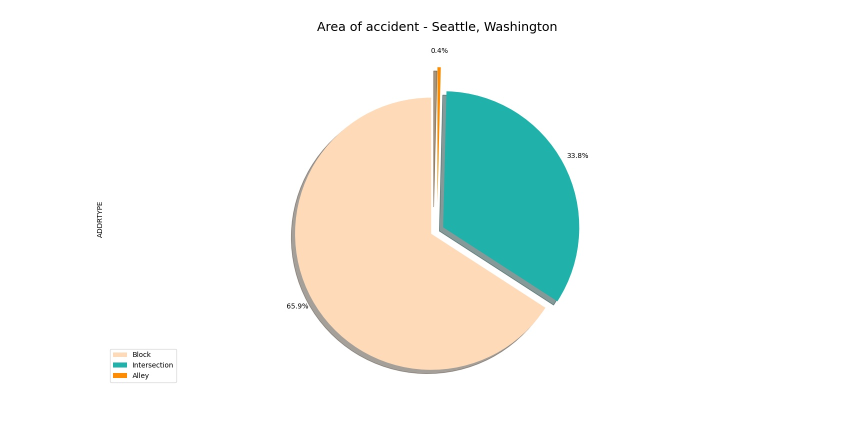
#> input picture 111-Coursera_Capstone-master/KODLAR/Images/Area of accident.jpeg, 1707 x 867 px (shown at 1/2 size)
$ python -i transform.py   (imports and definitions only)
#> lines starting #> are read from the running program, lines starting #| are printed output that depends on the picture; after the words box and inside, x2 and y2 are one past the last pixel; in counts of white or black regions, pixels touching at a corner belong together
#> further down, picture is the input picture: shape (867, 1707, 3); mean B, G, R 241.3, 245.4, 241.4
from skimage.draw import line
import cv2
import matplotlib.pyplot as plt
import matplotlib.lines as mlines
import matplotlib.pyplot as plt
from skimage.io import imread, imshow
import numpy as np
import matplotlib.pyplot as plt

# [15 lines left out: function get_lines_intersection, not called in this run]

def hough_windowed_rectangle(img, num_rhos=None, num_thetas=None, threshold=None):
    """[summary]

    Args:
        img ([numpy array]): [the original BGR image]
        num_rhos ([int], optional):
            Specifies the number of rhos in the hough space
            which determines the delta_rho, which is the smallest
            increment between two conseuctive rhos. The larger
            num_rhos the more resolution the hough space will have of rhos

            Defaults to None.
        num_thetas ([int], optional):
            Specifies the number of thetas in the hough space
            which determines the delta_theta, which is the smallest
            increment between two conseuctive thetas. The larger
            num_thetas the more resolution the hough space will have of thetas
            Defaults to None.
        threshold ([int], optional):
            The value of the local maxima in the hough space from which it can be
            inferred that a line is detected. The higher the less sensitive
            the detection is.
            Defaults to None.

    Returns:
        [type]: [description]
    """
    img_ = cv2.medianBlur(img, 7)
    img_ = cv2.GaussianBlur(img_, (7, 7), 0)
    img_ = cv2.bilateralFilter(img_, 9, 75, 75)
    edge_image = cv2.Canny(img, 160, 1100)
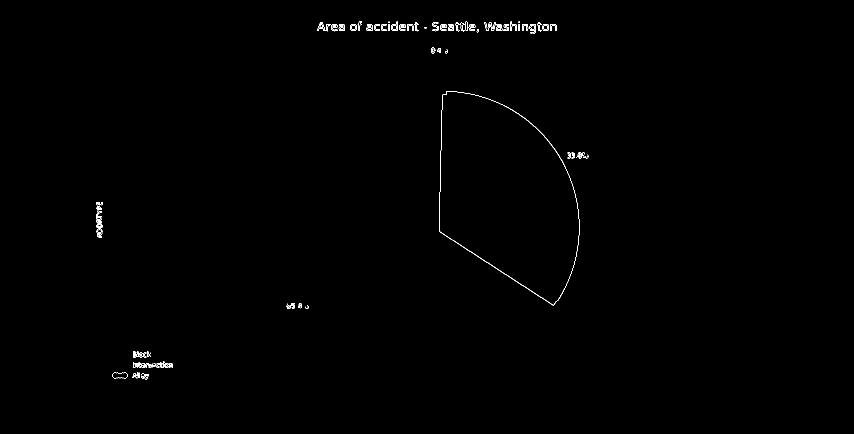
#> edge_image: shape (867, 1707) (shown at 1/2 size); 0.33% white in thin lines or dots, all inside (x1, y1, x2, y2) = (193, 42, 1177, 760)
    WIDTH, HEIGHT = edge_image.shape[0], edge_image.shape[1]
#> WIDTH = 867; HEIGHT = 1707

    if num_rhos is None:
        num_rhos = int((WIDTH + HEIGHT)/2)
#> num_rhos = 1287
    if num_thetas is None:
        num_thetas = int((WIDTH + HEIGHT)/2)
#> num_thetas = 1287
    if threshold is None:
        threshold = int((WIDTH + HEIGHT)*0.157)
#> threshold = 404

    # get diameter of the image = longest line to exist
    d = np.sqrt(WIDTH**2 + HEIGHT**2)
#> d = 1914.6

    delta_th = 180/num_thetas
#> delta_th = 0.14
    delta_rho = (2*d)/num_rhos
#> delta_rho = 2.98

    thetas = np.arange(0, 180, step=delta_th)
#> thetas = 1287 values from 0 to 179.9
    rhos = np.arange(-d, d, step=delta_rho)
#> rhos = 1287 values from -1914.6 to 1911.6

    cos_thetas = np.cos(np.deg2rad(thetas))
    sin_thetas = np.sin(np.deg2rad(thetas))

    edges_x_y = np.argwhere(edge_image != 0)
#> edges_x_y = 4940 pairs, first value 42 to 759, second value 193 to 1176
    # shift x, y to be from -d to d
    edges_x_y = edges_x_y - np.array([[HEIGHT/2, WIDTH/2]])
#> edges_x_y = 4940 pairs, first value -811.5 to -94.5, second value -240.5 to 742.5

    #calculate valid rho values given edges x,y and the thetas domain
    rho_values = np.matmul(edges_x_y, np.array([sin_thetas, cos_thetas]))
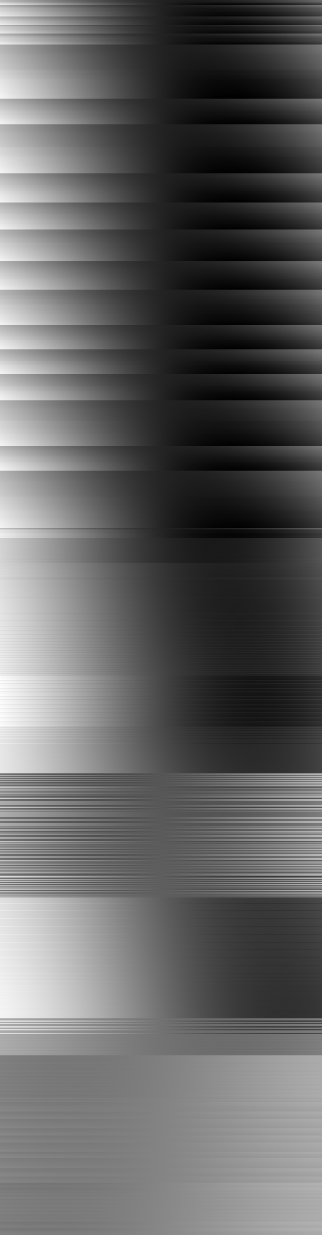
#> rho_values: shape (4940, 1287) float64 (shown at 1/4 size); min -1052.5, max 742.5, mean -355.1; drawn with min black and max white

    # build accumulator space using histogram2d
    accumulator, theta_vals, rho_vals = np.histogram2d(
        np.tile(thetas, rho_values.shape[0]),
        rho_values.ravel(),
        bins=[thetas, rhos]
    )
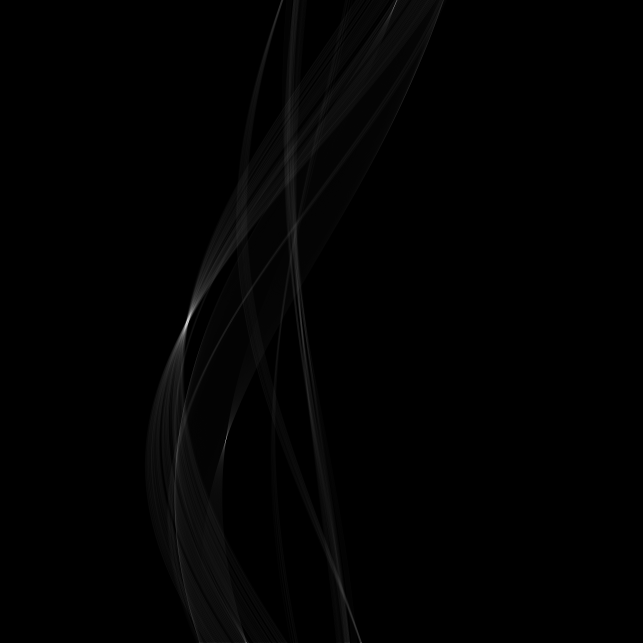
#> accumulator: shape (1286, 1286) float64 (shown at 1/2 size); min 0, max 476, mean 3.8; drawn with min black and max white
#> theta_vals = 1287 values from 0 to 179.9; rho_vals = 1287 values from -1914.6 to 1911.6

    accumulator = np.transpose(accumulator)
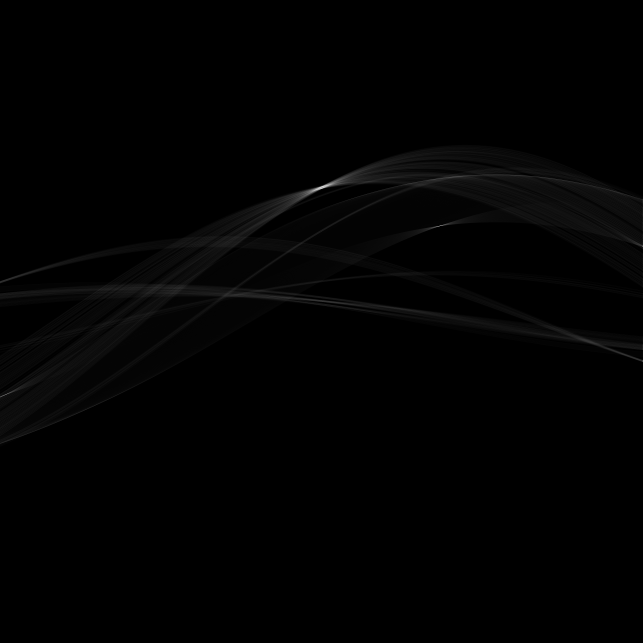
#> accumulator: shape (1286, 1286) float64 (shown at 1/2 size); min 0, max 476, mean 3.8; drawn with min black and max white
    lines = np.argwhere(accumulator > threshold)
#> lines = [[371, 652], [372, 645], [372, 646], [373, 642], [373, 643], [373, 644], [374, 641], [375, 646], [376, 644], [376, 645], [377, 641], [377, 642]]


    # set similarity threshold to lines so that only unique lines are kept
    lines_similarity_threshold = 0.05*(WIDTH+HEIGHT)/2
#> lines_similarity_threshold = 64.35
    # construct unique lines array
    unique_lines = []
    first = True
    for line in lines:
        if not first:
            th_prev = thetas[prev_line[1]] % 180
            th_curr = thetas[line[1]] % 180
            difference = np.abs(rhos[prev_line[0]] - rhos[line[0]])\
                +np.abs(th_curr - th_prev)
            if np.sum(difference) > lines_similarity_threshold:
                unique_lines.append(line)
        prev_line = line
        if first:
            unique_lines.append(line)
            first = False
#> this loop made 12 passes
#> (th_prev, th_curr, difference, prev_line) on passes 2 to 12: (91.19, 90.21, 3.95, [372, 645]), (90.21, 90.35, 0.14, [372, 646]), (90.35, 89.79, 3.53, [373, 642]), (89.79, 89.93, 0.14, [373, 643]), (89.93, 90.07, 0.14, [373, 644]), (90.07, 89.65, 3.39, [374, 641]), (89.65, 90.35, 3.67, [375, 646]), (90.35, 90.07, 3.25, [376, 644]), (90.07, 90.21, 0.14, [376, 645]), (90.21, 89.65, 3.53, [377, 641]), (89.65, 89.79, 0.14, [377, 642])
#> after the loop, first = False; unique_lines = [[371, 652]]
    unique_lines = np.array(unique_lines)
    rho_idxs, theta_idxs = unique_lines[:, 0], unique_lines[:, 1]
#> rho_idxs = [371]; theta_idxs = [652]
    H_rhos, H_thetas = rhos[rho_idxs], thetas[theta_idxs]
#> H_rhos = [-810.7]; H_thetas = [91.19]
    # every line is (rho, theta)
    # draw detected unique lines
    detected_lines_st_end_pts = []
    image_with_lines = img.copy()
    for line in unique_lines:
        y, x = line
        rho = rhos[y]
        theta = thetas[x]
        a = np.cos(np.deg2rad(theta))
        b = np.sin(np.deg2rad(theta))
        x0 = (a * rho) + WIDTH / 2
        y0 = (b * rho) + HEIGHT / 2
        x1 = int(x0 + WIDTH * (-b))
        y1 = int(y0 + WIDTH * (a))
        x2 = int(x0 - WIDTH * (-b))
        y2 = int(y0 - WIDTH * (a))
        detected_lines_st_end_pts.append([[x1, x2], [y1, y2]])
        image_with_lines = cv2.line(image_with_lines, (x1, y1), (x2, y2), (0, 0, 255), 3)
#> this loop made 1 pass
#> (y, x, rho, theta, a, b, x0, y0) on pass 1: (371, 652, -810.7, 91.19, -0.0207, 1, 450.3, 42.92)
#> pass 1, in hough_windowed_rectangle, `image_with_lines = cv2.line(image_with_lines, (x1, y1), (x2, y2), (0, ..`:
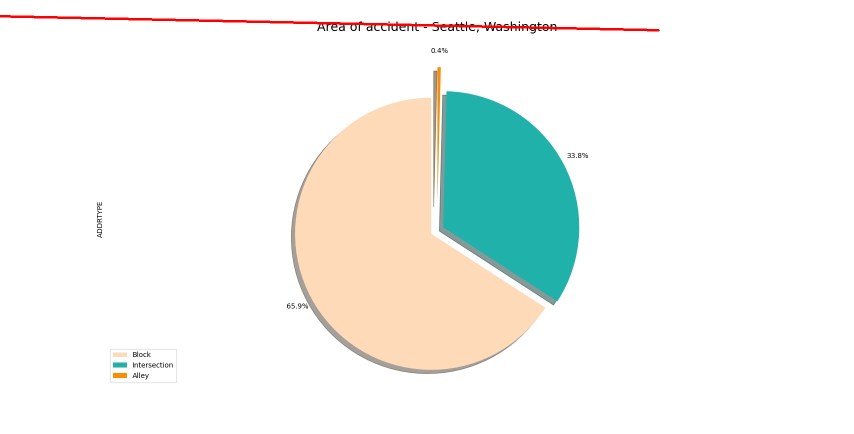
#> image_with_lines: shape (867, 1707, 3) (shown at 1/2 size); 0.45% of pixels changed, all inside (x1, y1, x2, y2) = (0, 30, 1320, 63)
#> after the loop, detected_lines_st_end_pts = [[[-416, 1317], [24, 60]]]

    # to detect rectangles, we need to find all pairs of parallel lines
    # then match parallel pair that are perpendicular to each other
    EPS_theta, EPS_alpha = 3, 3
    extended_peaks_P = []
    parallel_lines = []
    for i in range(len(unique_lines)-1):
        for j in np.arange(i+1, len(unique_lines)):
            rho_i, theta_i = rhos[unique_lines[i][0]], thetas[unique_lines[i][1]]
            rho_j, theta_j = rhos[unique_lines[j][0]], thetas[unique_lines[j][1]]
            delta_th = np.abs(theta_i - theta_j)
            delta_rho = np.abs(rho_i + rho_j)
            alpha = 0.5*(theta_i+theta_j)
            zeta = 0.5*(rho_i - rho_j)
            if delta_th < EPS_theta:
                extended_peaks_P.append((alpha, zeta))
                parallel_lines.append(([rho_i, theta_i], [rho_j, theta_j]))
#> this loop made 0 passes
#> after the loop, extended_peaks_P = []; parallel_lines = []

    rectangles = []
    for i in range(len(extended_peaks_P)-1):
        for j in np.arange(i+1, len(extended_peaks_P)):
            alpha_k, alpha_l = extended_peaks_P[i][0],  extended_peaks_P[j][0]

            if np.abs(np.abs(alpha_k-alpha_l)-90) < EPS_alpha:
                rectangles.append((parallel_lines[i], parallel_lines[j]))
#> after the loop, rectangles = []


    # get points of a rectangle
    area_threshold = 140000
    rectangles_boxes = []
    count = 1
    img_w_rectangles = img.copy()
    areas = []
    for rectangle in rectangles:
        # we want the intersections of the perpidecular lines only
        P1 = get_lines_intersection(rectangle[0][0],rectangle[1][0], WIDTH, HEIGHT)
        P2 = get_lines_intersection(rectangle[0][0],rectangle[1][1], WIDTH, HEIGHT)
        P3 = get_lines_intersection(rectangle[0][1],rectangle[1][0], WIDTH, HEIGHT)
        P4 = get_lines_intersection(rectangle[0][1],rectangle[1][1], WIDTH, HEIGHT)
        points = np.array([P1, P2, P3, P4])
        rect = cv2.minAreaRect(points)
        (width, height) = rect[1]
        area = width*height
        # convert rect to 4 points format
        box = cv2.boxPoints(rect)
        box = np.int0(box)
        #area_calc = np.abs( (P1[0]*P2[1]-P1[1]*P2[0]) + P2[0]*P3[1]-P2[1]*P3[0]+ P3[0]*P4[1]-P3[1]*P4[0])/2
        if area > area_threshold:
            img_w_rectangles = cv2.drawContours(img_w_rectangles, [box], 0, (0, 0, 255), 5)
            rectangles_boxes.append([box])
            print("Detected Rectangle", count, "width=", int(width), "height=", int(height))
            print("Corner points=\n", box)
            count +=1
            areas.append((width, height))
#> after the loop, areas = []; count = 1; rectangles_boxes = []
    print("Overall detected rectangles count = ", count-1)
#| Overall detected rectangles count =  0
    return edge_image, image_with_lines, img_w_rectangles, (rho_values, thetas),\
         (H_thetas, H_rhos), detected_lines_st_end_pts, rectangles_boxes, areas

# [64 lines left out: function hough_cricles, not called in this run]

>>> import cv2
>>> picture = cv2.imread('../../111-Coursera_Capstone-master/KODLAR/Images/Area of accident.jpeg')
>>> result = hough_windowed_rectangle(picture)
#> result = 8 items

$ run again, on 111-Coursera_Capstone-master/KODLAR/Images/Type of accidents.jpg
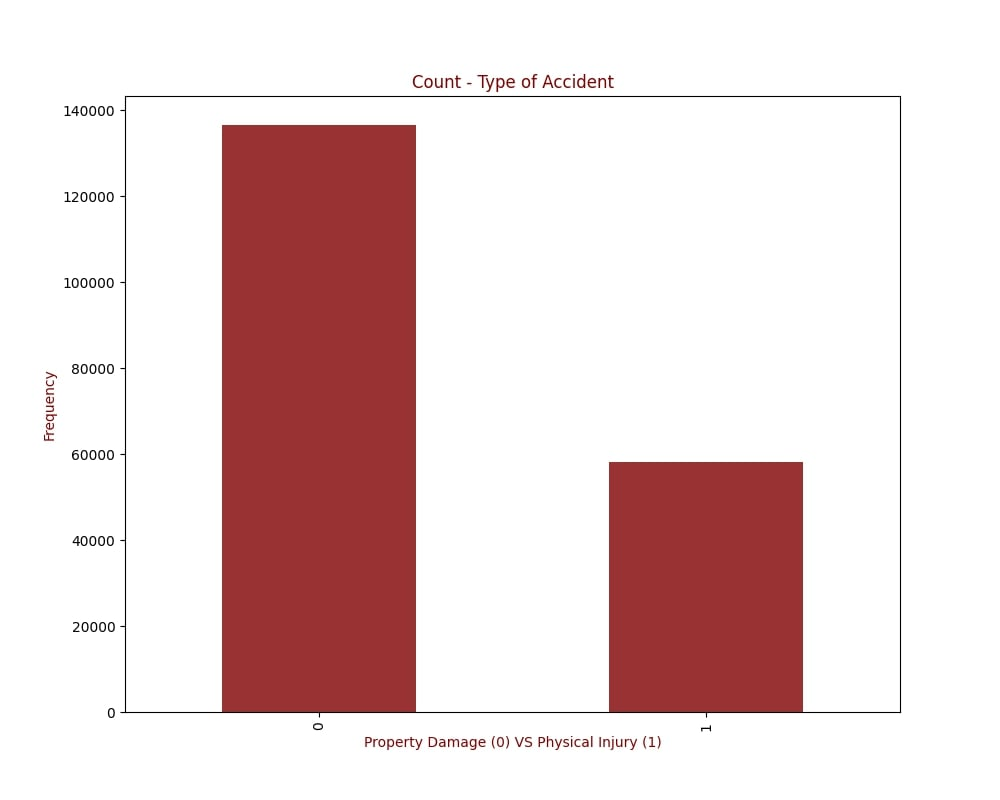
#> input picture 111-Coursera_Capstone-master/KODLAR/Images/Type of accidents.jpg, 1000 x 800 px
#> picture is the input picture: shape (800, 1000, 3); mean B, G, R 211.6, 211.5, 232.4
#> in hough_windowed_rectangle, `edge_image = cv2.Canny(img, 160, 1100)`:
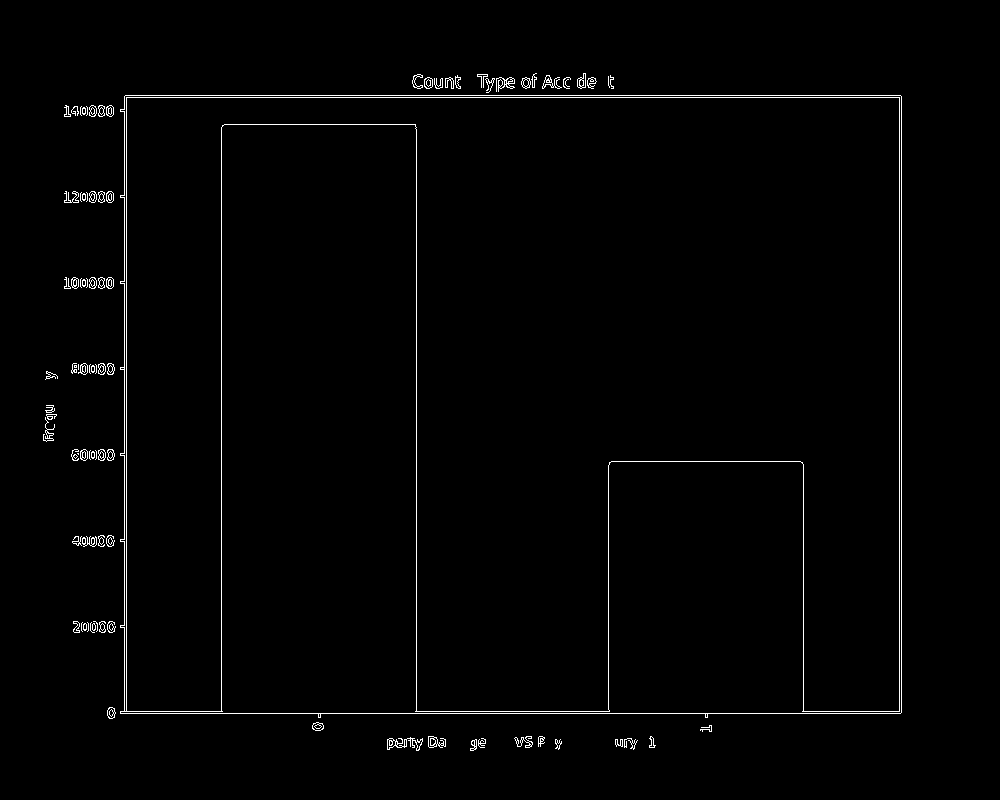
#> edge_image: shape (800, 1000); 1.3% white in thin lines or dots, all inside (x1, y1, x2, y2) = (43, 73, 902, 751)
#> in hough_windowed_rectangle, `edges_x_y = np.argwhere(edge_image != 0)`: edges_x_y = 10611 pairs, first value 73 to 750, second value 43 to 901
#> in hough_windowed_rectangle, `edges_x_y = edges_x_y - np.array([[HEIGHT/2, WIDTH/2]])`: edges_x_y = 10611 pairs, first value -427 to 250, second value -357 to 501
#> theta_vals = 900 values from 0 to 179.8; rho_vals = 900 values from -1280.6 to 1277.8
#> lines = 164 pairs, first value 272 to 626, second value 0 to 898
#> the loop in hough_windowed_rectangle, `for line in lines:` made 164 passes
#> (th_prev, th_curr, difference, prev_line) on passes 2 to 9: (179, 179, 2.85, [273, 895]), (179, 179.2, 0.2, [273, 896]), (179.2, 179.4, 0.2, [273, 897]), (179.4, 179.6, 0.2, [273, 898]), (179.6, 179, 3.45, [274, 895]), (179, 179.2, 0.2, [274, 896]), (179.2, 179.4, 0.2, [274, 897]), (179.4, 179.6, 0.2, [274, 898])
#> after the loop in hough_windowed_rectangle, `for line in lines:`: first = False; unique_lines = [[272, 895], [301, 462], [308, 898], [309, 443], [351, 5], [377, 898], [386, 1], [443, 897], [455, 0], [512, 898], [523, 452], [545, 894], [624, 3]]
#> in hough_windowed_rectangle, `unique_lines = np.array(unique_lines)`: unique_lines = 13 rows, first 8: [272, 895], [301, 462], [308, 898], [309, 443], [351, 5], [377, 898], [386, 1], [443, 897]
#> rho_idxs = [272, 301, 308, 309, 351, 377, 386, 443, 455, 512, 523, 545, 624]; theta_idxs = [895, 462, 898, 443, 5, 898, 1, 897, 0, 898, 452, 894, 3]
#> H_rhos = [-506.6, -424, -404.1, -401.3, -281.7, -207.7, -182.1, -19.92, 14.23, 176.4, 207.7, 270.4, 495.2]; H_thetas = [179, 92.4, 179.6, 88.6, 1, 179.6, 0.2, 179.4, 0, 179.6, 90.4, 178.8, 0.6]
#> the loop in hough_windowed_rectangle, `for line in unique_lines:` made 13 passes
#> (y, x, rho, theta, a, b, x0, y0) on passes 1 to 8: (272, 895, -506.6, 179, -1, 0.0175, 906.5, 491.2), (301, 462, -424, 92.4, -0.0419, 0.999, 417.8, 76.34), (308, 898, -404.1, 179.6, -1, 0.00698, 804.1, 497.2), (309, 443, -401.3, 88.6, 0.0244, 1, 390.2, 98.86), (351, 5, -281.7, 1, 1, 0.0175, 118.3, 495.1), (377, 898, -207.7, 179.6, -1, 0.00698, 607.7, 498.5), (386, 1, -182.1, 0.2, 1, 0.00349, 217.9, 499.4), (443, 897, -19.92, 179.4, -1, 0.0105, 419.9, 499.8)
#> after the loop in hough_windowed_rectangle, `for line in unique_lines:`: detected_lines_st_end_pts = 13 items
#> the loop in hough_windowed_rectangle, `for i in range(len(unique_lines)-1):` made 12 passes
#> after the loop in hough_windowed_rectangle, `for i in range(len(unique_lines)-1):`: extended_peaks_P = 23 items, first 6: (179.3, -51.22), (179.3, -149.4), (179.2, -243.3), (179.3, -341.5), (178.9, -388.5), (91.4, -315.9); parallel_lines = 23 items
#> the loop in hough_windowed_rectangle, `for i in range(len(extended_peaks_P)-1):` made 22 passes
#> after the loop in hough_windowed_rectangle, `for i in range(len(extended_peaks_P)-1):`: rectangles = 42 items
#> the loop in hough_windowed_rectangle, `for rectangle in rectangles:` made 42 passes
#> rectangle on passes 16, 17, 21, 25, 32: (([-424, 92.4], [207.7, 90.4]), ([-281.7, 1], [14.23, 0])), (([-424, 92.4], [207.7, 90.4]), ([-281.7, 1], [495.2, 0.6])), (([-424, 92.4], [207.7, 90.4]), ([-182.1, 0.2], [14.23, 0])), (([-424, 92.4], [207.7, 90.4]), ([14.23, 0], [495.2, 0.6])), (([-401.3, 88.6], [207.7, 90.4]), ([-281.7, 1], [14.23, 0]))
#> (printed output is left out)
#> after the loop in hough_windowed_rectangle, `for rectangle in rectangles:`:
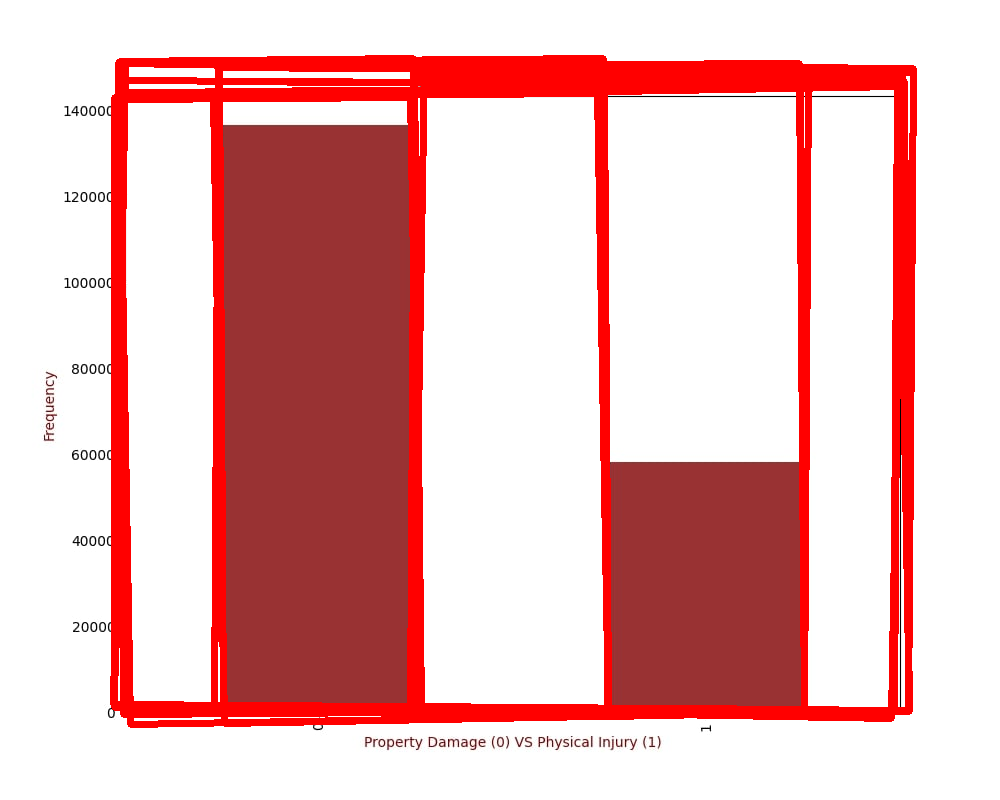
#> img_w_rectangles: shape (800, 1000, 3); mean B, G, R 184.7, 184.5, 234.8
#| Overall detected rectangles count =  28
